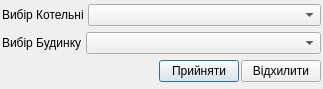
<?xml version="1.0" encoding="UTF-8"?>
<ui version="4.0">
 <class>tke_Dialog_printNadannyaPoslugPoBudTaKot</class>
 <widget class="QDialog" name="tke_Dialog_printNadannyaPoslugPoBudTaKot">
  <property name="geometry">
   <rect>
    <x>0</x>
    <y>0</y>
    <width>323</width>
    <height>89</height>
   </rect>
  </property>
  <property name="windowTitle">
   <string/>
  </property>
  <layout class="QVBoxLayout" name="verticalLayout">
   <property name="spacing">
    <number>4</number>
   </property>
   <property name="margin">
    <number>2</number>
   </property>
   <item>
    <layout class="QHBoxLayout" name="horizontalLayout">
     <item>
      <widget class="QLabel" name="label_chooseKot">
       <property name="text">
        <string>Вибір Котельні</string>
       </property>
      </widget>
     </item>
     <item>
      <widget class="QComboBox" name="comboBox_chooseKot">
       <property name="sizePolicy">
        <sizepolicy hsizetype="Expanding" vsizetype="Fixed">
         <horstretch>0</horstretch>
         <verstretch>0</verstretch>
        </sizepolicy>
       </property>
      </widget>
     </item>
    </layout>
   </item>
   <item>
    <layout class="QHBoxLayout" name="horizontalLayout_2">
     <item>
      <widget class="QLabel" name="label_chooseBud">
       <property name="text">
        <string>Вибір Будинку</string>
       </property>
      </widget>
     </item>
     <item>
      <widget class="QComboBox" name="comboBox_chooseBud">
       <property name="sizePolicy">
        <sizepolicy hsizetype="Expanding" vsizetype="Fixed">
         <horstretch>0</horstretch>
         <verstretch>0</verstretch>
        </sizepolicy>
       </property>
      </widget>
     </item>
    </layout>
   </item>
   <item>
    <layout class="QHBoxLayout" name="horizontalLayout_3">
     <property name="spacing">
      <number>2</number>
     </property>
     <item>
      <spacer name="horizontalSpacer">
       <property name="orientation">
        <enum>Qt::Horizontal</enum>
       </property>
       <property name="sizeHint" stdset="0">
        <size>
         <width>40</width>
         <height>20</height>
        </size>
       </property>
      </spacer>
     </item>
     <item>
      <widget class="QPushButton" name="pushButton_accept">
       <property name="text">
        <string>Прийняти</string>
       </property>
       <property name="icon">
        <iconset resource="tke/tke_rc">
         <normaloff>:/pictures/pictures/button_ok.png</normaloff>:/pictures/pictures/button_ok.png</iconset>
       </property>
       <property name="iconSize">
        <size>
         <width>12</width>
         <height>12</height>
        </size>
       </property>
      </widget>
     </item>
     <item>
      <widget class="QPushButton" name="pushButton_reject">
       <property name="text">
        <string>Відхилити</string>
       </property>
       <property name="icon">
        <iconset resource="tke/tke_rc">
         <normaloff>:/pictures/pictures/button_cancel.png</normaloff>:/pictures/pictures/button_cancel.png</iconset>
       </property>
       <property name="iconSize">
        <size>
         <width>12</width>
         <height>12</height>
        </size>
       </property>
      </widget>
     </item>
    </layout>
   </item>
  </layout>
 </widget>
 <resources>
  <include location="tke/tke_rc"/>
 </resources>
 <connections/>
</ui>
